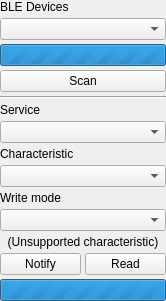
<?xml version="1.0" encoding="UTF-8"?>
<ui version="4.0">
 <class>BlePeripheralUi</class>
 <widget class="QWidget" name="BlePeripheralUi">
  <property name="geometry">
   <rect>
    <x>0</x>
    <y>0</y>
    <width>166</width>
    <height>279</height>
   </rect>
  </property>
  <property name="windowTitle">
   <string>Form</string>
  </property>
  <layout class="QGridLayout" name="gridLayout">
   <property name="leftMargin">
    <number>0</number>
   </property>
   <property name="topMargin">
    <number>0</number>
   </property>
   <property name="rightMargin">
    <number>0</number>
   </property>
   <property name="bottomMargin">
    <number>0</number>
   </property>
   <property name="spacing">
    <number>4</number>
   </property>
   <item row="7" column="0">
    <widget class="QLabel" name="label_3">
     <property name="sizePolicy">
      <sizepolicy hsizetype="Preferred" vsizetype="Preferred">
       <horstretch>0</horstretch>
       <verstretch>0</verstretch>
      </sizepolicy>
     </property>
     <property name="text">
      <string>Characteristic</string>
     </property>
    </widget>
   </item>
   <item row="1" column="0">
    <widget class="QComboBox" name="comboBoxDevices"/>
   </item>
   <item row="6" column="0">
    <widget class="QComboBox" name="comboBoxServices">
     <property name="sizePolicy">
      <sizepolicy hsizetype="Preferred" vsizetype="Fixed">
       <horstretch>0</horstretch>
       <verstretch>0</verstretch>
      </sizepolicy>
     </property>
    </widget>
   </item>
   <item row="11" column="0">
    <widget class="QLabel" name="labelUnsupported">
     <property name="text">
      <string>(Unsupported characteristic)</string>
     </property>
     <property name="alignment">
      <set>Qt::AlignmentFlag::AlignCenter</set>
     </property>
    </widget>
   </item>
   <item row="0" column="0">
    <widget class="QLabel" name="label">
     <property name="sizePolicy">
      <sizepolicy hsizetype="Preferred" vsizetype="Preferred">
       <horstretch>0</horstretch>
       <verstretch>0</verstretch>
      </sizepolicy>
     </property>
     <property name="text">
      <string>BLE Devices</string>
     </property>
    </widget>
   </item>
   <item row="8" column="0">
    <widget class="QComboBox" name="comboBoxCharacteristics"/>
   </item>
   <item row="3" column="0">
    <widget class="QPushButton" name="pushButtonScan">
     <property name="text">
      <string>Scan</string>
     </property>
    </widget>
   </item>
   <item row="12" column="0">
    <layout class="QHBoxLayout" name="horizontalLayout">
     <item>
      <widget class="QPushButton" name="pushButtonNotify">
       <property name="text">
        <string>Notify</string>
       </property>
      </widget>
     </item>
     <item>
      <widget class="QPushButton" name="pushButtonRead">
       <property name="text">
        <string>Read</string>
       </property>
      </widget>
     </item>
    </layout>
   </item>
   <item row="10" column="0">
    <widget class="QComboBox" name="comboBoxWriteMode"/>
   </item>
   <item row="13" column="0">
    <widget class="QProgressBar" name="progressBarOpening">
     <property name="toolTip">
      <string>Service scanning</string>
     </property>
     <property name="maximum">
      <number>0</number>
     </property>
     <property name="value">
      <number>-1</number>
     </property>
     <property name="textVisible">
      <bool>false</bool>
     </property>
     <property name="invertedAppearance">
      <bool>false</bool>
     </property>
     <property name="format">
      <string notr="true">%p%</string>
     </property>
    </widget>
   </item>
   <item row="4" column="0">
    <widget class="Line" name="line">
     <property name="orientation">
      <enum>Qt::Orientation::Horizontal</enum>
     </property>
    </widget>
   </item>
   <item row="9" column="0">
    <widget class="QLabel" name="labelWriteMode">
     <property name="sizePolicy">
      <sizepolicy hsizetype="Preferred" vsizetype="Preferred">
       <horstretch>0</horstretch>
       <verstretch>0</verstretch>
      </sizepolicy>
     </property>
     <property name="text">
      <string>Write mode</string>
     </property>
    </widget>
   </item>
   <item row="5" column="0">
    <widget class="QLabel" name="label_2">
     <property name="sizePolicy">
      <sizepolicy hsizetype="Preferred" vsizetype="Preferred">
       <horstretch>0</horstretch>
       <verstretch>0</verstretch>
      </sizepolicy>
     </property>
     <property name="text">
      <string>Service</string>
     </property>
    </widget>
   </item>
   <item row="2" column="0">
    <widget class="QProgressBar" name="progressBarScanning">
     <property name="toolTip">
      <string>Device scanning</string>
     </property>
     <property name="maximum">
      <number>0</number>
     </property>
     <property name="value">
      <number>-1</number>
     </property>
     <property name="textVisible">
      <bool>false</bool>
     </property>
     <property name="format">
      <string notr="true">%p%</string>
     </property>
    </widget>
   </item>
  </layout>
 </widget>
 <resources/>
 <connections/>
</ui>
